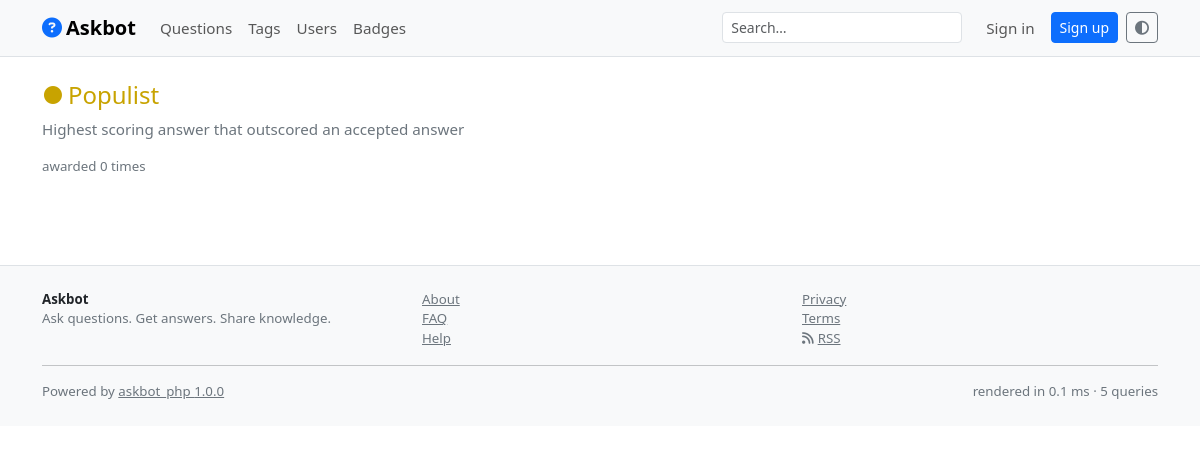
Screenshot of /badges/32/populist with the database file from the repository.
### tables this page shows
CREATE TABLE IF NOT EXISTS `badges` (
  `id`          BIGINT UNSIGNED NOT NULL AUTO_INCREMENT,
  `key_name`    VARCHAR(48) NOT NULL,
  `name`        VARCHAR(64) NOT NULL,
  `description` VARCHAR(255) NOT NULL,
  `level`       ENUM('bronze','silver','gold') NOT NULL DEFAULT 'bronze',
  `is_multiple` TINYINT(1) NOT NULL DEFAULT 0,
  `awarded_count` INT NOT NULL DEFAULT 0,
  PRIMARY KEY (`id`),
  UNIQUE KEY `uq_badges_key` (`key_name`)
);

### html/app/code/classes/PageEngine.php (called while the page is built, shortened)
<?php
class PageEngine {
    private static array $_skins = [10 => "default"];
    public static function skins(): array {
        krsort(self::$_skins);
        return self::$_skins;
    }
    public static function html_find(string $key, string $extension = ".php"): ?string {
        foreach (self::skins() as $skin) {
            $file = $_ENV["basepath"] . "/design/" . $skin . "/" . $key . $extension;
            if (is_file($file)) return $file;
        }
        return null;
    }
    public static function html(string $key, array $params = []): void {
        $file = self::html_find($key);
        include $file;
    }
}

### html/index.php (called while the page is built, shortened)
<?php
spl_autoload_register(function (string $class): void {
    $path = $_ENV["basepath"] . "/code/classes/" . str_replace("\\", "/", $class) . ".php";
    if (is_file($path)) { require_once $path; return; }
});
function html(?string $txt): string {
    return htmlspecialchars((string)$txt, ENT_QUOTES | ENT_SUBSTITUTE, "UTF-8");
}
function htmlattr(?string $txt): string {
    return htmlspecialchars((string)$txt, ENT_QUOTES | ENT_SUBSTITUTE, "UTF-8");
}
\web\Routing::start();

### html/app/code/classes/Badge.php (called while the page is built, shortened)
<?php
class Badge {
    public static function one(int $id): array {
        $db = new SQL(0);
        return $db->cmdrow('SELECT * FROM badges WHERE id = "{0}" LIMIT 0,1', [$id]);
    }
    public static function levelClass(string $level): string {
        return match ($level) {
            "gold"   => "badge-gold",
            "silver" => "badge-silver",
            default  => "badge-bronze",
        };
    }
}

### html/app/code/classes/SQL.php (called while the page is built, shortened)
<?php
class SQL {
    private static array $_conn = [];
    private static array $_link = [];
    public static float $timer = 0;
    public static bool $savehistory = false;
    private int $_nr = 0;
    public function __construct(int $connectionNr = 0) {
        $this->_nr = $connectionNr;
    }
    public static function init(int $nr, string $dburi): bool {
        $a = parse_url($dburi);
        $path = explode("/", trim($a["path"] ?? "", "/"));
        self::$_conn[$nr] = [
            "host"     => $a["host"] ?? "localhost",
            "port"     => (int)($a["port"] ?? 3306),
            "socket"   => null,
            "user"     => isset($a["user"]) ? rawurldecode($a["user"]) : "root",
            "password" => isset($a["pass"]) ? rawurldecode($a["pass"]) : "",
            "database" => $path[0] ?? "",
            "prefix"   => $path[1] ?? "",
        ];
        return true;
    }
    public function link(): \PDO {
        if (isset(self::$_link[$this->_nr])) return self::$_link[$this->_nr];
        $c = self::$_conn[$this->_nr];
        $dsn = "mysql:dbname=" . $c["database"] . ";charset=utf8mb4;";
        $dsn .= $c["socket"] !== null ? "unix_socket=" . $c["socket"] : "host=" . $c["host"] . ";port=" . $c["port"];
        $link = null;
        for ($try = 0; $try < 30; $try++) {
            try {
                $link = new \PDO($dsn, $c["user"], $c["password"], [
                    \PDO::ATTR_ERRMODE            => \PDO::ERRMODE_EXCEPTION,
                    \PDO::ATTR_DEFAULT_FETCH_MODE => \PDO::FETCH_ASSOC,
                    \PDO::ATTR_EMULATE_PREPARES   => false,
                    \PDO::ATTR_STRINGIFY_FETCHES  => false,
                ]);
                break;
            } catch (\PDOException $e) {
                $lastError = $e->getMessage();
                $link = null;
                usleep(500000);
            }
        }
        $link->exec("SET SESSION sql_mode = 'STRICT_TRANS_TABLES,NO_ENGINE_SUBSTITUTION'");
        $link->exec("SET SESSION time_zone = '+00:00'");
        self::$_link[$this->_nr] = $link;
        return $link;
    }
    public function escape(?string $value): string {
        $quoted = $this->link()->quote((string)$value);
        return substr($quoted, 1, -1);
    }
    private function bind(string $sql, array $values): string {
        if ($values === []) return $sql;
        foreach ($values as $k => $v) {
            if ($v === null)              $replacement = "";
            elseif (is_bool($v))          $replacement = $v ? "1" : "0";
            elseif (is_int($v) || is_float($v)) $replacement = (string)$v;
            elseif ($v instanceof \DateTimeInterface) $replacement = $v->format("Y-m-d H:i:s");
            else                          $replacement = $this->escape((string)$v);
            $sql = str_replace("{" . $k . "}", $replacement, $sql);
        }
        return $sql;
    }
    public function cmd(string $sql, array $values = []) {
        $sql = $this->bind($sql, $values);
        $link = $this->link();
        $start = microtime(true);
        try {
            $statement = $link->query($sql);
        } catch (\PDOException $e) {
            $this->_success = false;
            $this->lasterrornr = (int)$e->getCode();
            $this->lasterror = $e->getMessage();
            $duration = microtime(true) - $start;
            self::$timer += $duration;
            if (self::$savehistory) self::$history[] = ["cmd" => $sql, "time" => $duration, "error" => $this->lasterror];
            throw new SQLException("Query failed: " . $this->lasterror, 603, $sql);
        }
        $duration = microtime(true) - $start;
        self::$timer += $duration;
        $this->_result = $statement;
        return $this->_result;
    }
    public function cmdrow(string $sql, array $values = []): array {
        $statement = $this->cmd($sql, $values);
        $row = $statement->fetch(\PDO::FETCH_ASSOC);
        return is_array($row) ? $row : [];
    }
}

### html/app/code/classes/i18n.php (called while the page is built, shortened)
<?php
class i18n {
    private static array $_dict = [];
    private static array $_loaded = [];
    private static string $_lang = "en";
    public static function setLanguage(string $lang): void {
        $lang = strtolower(substr($lang, 0, 2));
        self::$_lang = $lang;
    }
    public static function init(string $source): void {
        if (isset(self::$_loaded[$source])) return;
        self::$_loaded[$source] = true;
        if (str_ends_with($source, ".php")) {
            $file = substr($source, 0, -4) . ".i18n.json";
        } else {
            $file = ($_ENV["basepath"] ?? ".") . "/locale/" . basename($source) . ".i18n.json";
        }
        if (!is_file($file)) return;
        $data = json_decode((string)file_get_contents($file), true);
        foreach ($data as $lang => $pairs) {
            foreach ($pairs as $key => $value) {
                self::$_dict[$lang][$key] = $value;
            }
        }
    }
    public static function translate(string $key): string {
        return self::$_dict[self::$_lang][$key] ?? $key;
    }
    public static function shortNumber($value): string {
        $value = (int)$value;
        return (string)$value;
    }
}
function __(string $key): string {
    return i18n::translate($key);
}

### html/app/design/default/page_badge.php (the view, shortened to what this page needs)
<?php
$badge = Badge::one((int)$params["id"]);
?>
<h1 class="h4 <?= htmlattr(Badge::levelClass((string)$badge["level"])) ?>"><span class="badge-dot"></span><?= html($badge["name"]) ?></h1>
<p class="text-secondary"><?= html($badge["description"]) ?></p>
<p class="small text-secondary"><?= html(sprintf(__("awarded %s times"), i18n::shortNumber($badge["awarded_count"]))) ?></p>

### html/skins/default/css/main.css (style rules this page uses)
:root { --ab-accepted: #198754; --ab-vote-active: #0d6efd; --ab-tag-bg: rgba(13, 110, 253, .08); --ab-tag-fg: #0a58ca; }
body { font-size: .95rem; }
.badge-dot::before { content: "\25CF"; margin-right: .25rem; }
.badge-gold { color: #c8a300; }

### rows the page displays
badges: name "Populist", description "Highest scoring answer that outscored an accepted answer", awarded_count "awarded 0 times"

### other values shown
html($siteTitle) "Askbot"
html(__("Questions")) "Questions"
html(__("Tags")) "Tags"
html(__("Users")) "Users"
html(__("Badges")) "Badges"
html(__("Sign in")) "Sign in"
html(__("Sign up")) "Sign up"
html(Config::get("site_title")) "Askbot"
html(Config::get("site_tagline")) "Ask questions. Get answers. Share knowledge."
html(__("About")) "About"
html(__("FAQ")) "FAQ"
html(__("Help")) "Help"
html(__("Privacy")) "Privacy"
html(__("Terms")) "Terms"
html(__("RSS")) "RSS"
